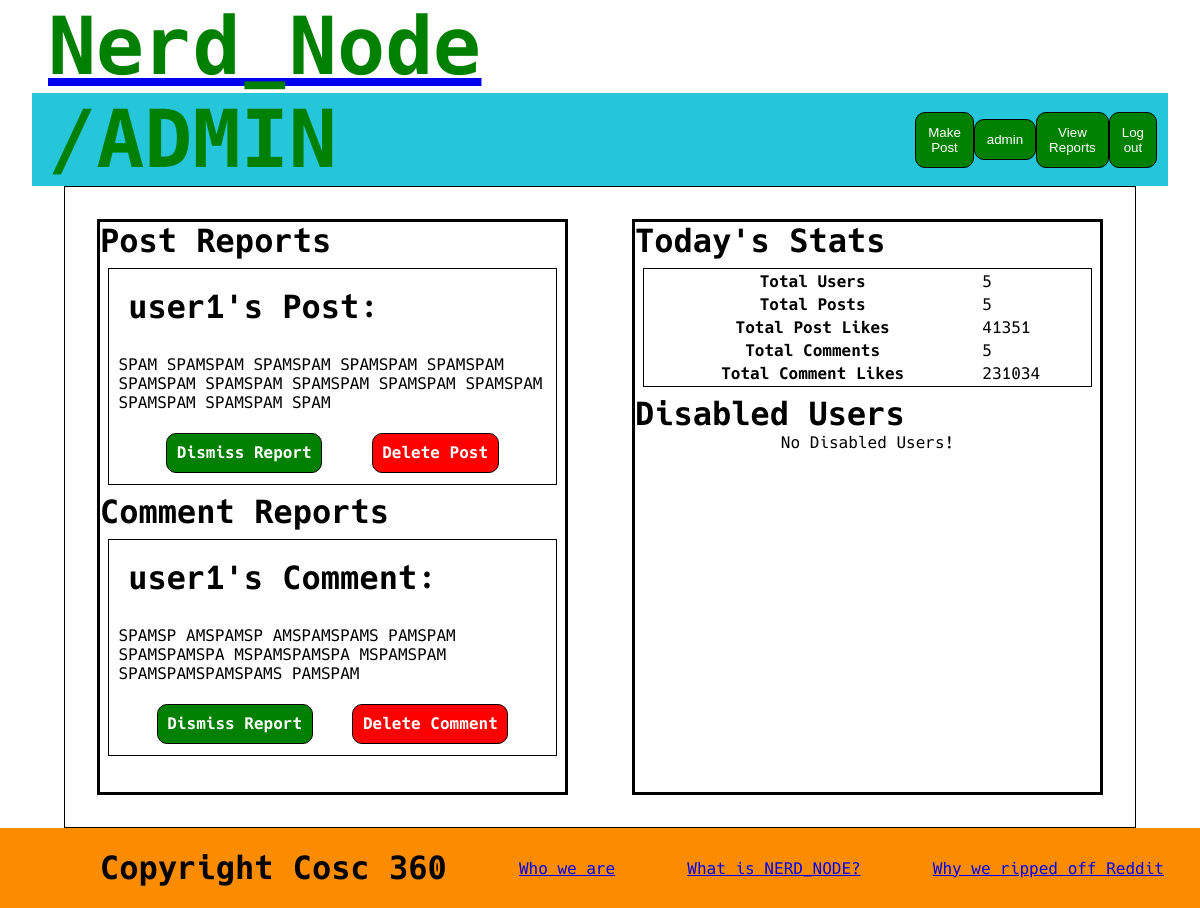
The app's page /admin/index.php (signed in) with its own data.
### tables this page shows
CREATE TABLE post (
	id int AUTO_INCREMENT,
	title varchar(255),
    poster int,
    content TEXT(65535),
    likes int,
    reported boolean,
    sku varchar(255),
    PRIMARY KEY (id),
    FOREIGN KEY (poster) REFERENCES siteUser(id) ON DELETE CASCADE
);

CREATE TABLE siteUser (
	id int AUTO_INCREMENT,
	username varchar(255) UNIQUE,
	password varchar(255),
    email varchar(255) UNIQUE,
    profilePicture varchar(255),
    isAdmin boolean,
    isDisabled boolean,
    PRIMARY KEY (id)
);

CREATE TABLE comment (
	id int AUTO_INCREMENT,
    poster int,
	originalPost int,
    parentComment int,
    likes int,
    reported boolean,
    content TEXT(65535),
    PRIMARY KEY (id),
    FOREIGN KEY (poster) REFERENCES siteUser(id) ON DELETE CASCADE,
    FOREIGN KEY (originalPost) REFERENCES post(id) ON DELETE CASCADE,
    FOREIGN KEY (parentComment) REFERENCES comment(id) ON DELETE CASCADE
);

### src/admin/loadPostReports.php (called while the page is built, shortened)
<?php
$host = DBHOST;
$database = DBNAME;
$user = DBUSER;
$pass = DBPASS;
$connection = mysqli_connect($host, $user,$pass, $database, "3306");
$sql = "SELECT post.id, post.title, siteUser.username, post.sku, post.content
        FROM (post JOIN siteUser ON post.poster = siteUser.id)
        WHERE post.reported = true
        GROUP BY post.id ";
$postReports = array();
if($result = mysqli_query($connection, $sql)) {
    while($row = mysqli_fetch_assoc($result)) {
        array_push($postReports, [
                            'id' => $row['id'],
                            'title' => $row['title'],
                            'author' => $row['username'],
                            'pfp' => $row['profilePicture'],
                            'sku' => $row['sku'],
                            'content' => $row['content'],
                            'likes' => number_format($row['likes']),
                            'commentCount' => $row['comments']
        ]
        );
    }
};
?>

### src/admin/loadCommentReports.php (called while the page is built, shortened)
<?php
$host = DBHOST;
$database = DBNAME;
$user = DBUSER;
$pass = DBPASS;
$connection = mysqli_connect($host, $user,$pass, $database, "3306");
$sql = "SELECT comment.id,  siteUser.username, comment.content
        FROM (comment JOIN siteUser ON comment.poster = siteUser.id)
        WHERE comment.reported = true
        GROUP BY comment.id";
$commentReports = array();
if($result = mysqli_query($connection, $sql)) {
    while($row = mysqli_fetch_assoc($result)) {
        array_push($commentReports, [
            'id' => $row['id'],
            'author' => $row['username'],
            'pfp' => $row['profilePicture'],
            'content' => $row['content'],
        ]
        );
    }
};
?>

### src/admin/loadStats.php (called while the page is built, shortened)
<?php
$host = DBHOST;
$database = DBNAME;
$user = DBUSER;
$pass = DBPASS;
$connection = mysqli_connect($host, $user,$pass, $database, "3306");
$sql = " SELECT *
FROM
(SELECT COUNT(*) AS userCount FROM siteUser) as u
CROSS JOIN
(SELECT COUNT(id) AS postCount, SUM(ABS(likes)) AS postLikeCount FROM post) as p
CROSS JOIN
(SELECT COUNT(id) AS commentCount, SUM(ABS(likes)) AS commentLikeCount FROM comment) as c";
if($result = mysqli_query($connection, $sql)) {
    $row = mysqli_fetch_assoc($result);
    $stats = $row;
};
?>

### src/admin/loadDisabledUsers.php (called while the page is built, shortened)
<?php
$disabledUsers = array();
?>

### src/admin/index.php (the view, shortened to what this page needs)
<?php
include_once "loadCommentReports.php";
include_once "loadPostReports.php";
include_once "loadDisabledUsers.php";
include_once "loadStats.php";
?>
<!DOCTYPE html>
<html lang="en">
    <head>
	    <link rel="stylesheet" href="../public/css/reset.css">
	    <link rel="stylesheet" href="../public/css/home.css">
        <link rel="stylesheet" href="../public/font/hack.css">
    </head>
    <body>
	    <header>
            <?php
            include "../components/headerBar.php";
            ?>
        </header>
        <main>
            <div class="center">
                <div>
                    <h2> Post Reports</h2>
                    <?php
                    if($postReports) {
                        foreach($postReports as $report) {
                            echo "<div class ='adminReport' id='post-".$report['id']."'>
<h2>".$report['author']."'s Post:</h2><p>
                    ".$report['content']."
</p>
<div class='reportBar'>
        <div class='spacer'></div>
        <div class='dis' onclick='dismissPost(".$report['id'].", 5)'> Dismiss Report </div>
        <div class='spacer'></div>
        <div class='del' onclick='deletePost(".$report['id'].", 2)'> Delete Post </div>
        <div class='spacer'></div>
</div>
                        </div>";
                        }
                    } else {
                        echo "<div style='text-align:center; width:100%;font-size: 1em;' >No Current Post Reports!</div>";
                    }
                    ?>
                </div>
                <div>
                    <h2> Comment Reports</h2>
                    <?php
                    if($commentReports){
                        foreach($commentReports as $report) {
                            echo "<div class ='adminReport' id='comment-".$report['id']."'>
<h2>".$report['author']."'s Comment:</h2><p>
                    ".$report['content']."
</p>
<div class='reportBar'>
        <div class='spacer'></div>
        <div class='dis' onclick='dismissComment(".$report['id'].", 5)'> Dismiss Report </div>
        <div class='spacer'></div>
        <div class='del' onclick='deleteComment(".$report['id'].", 2)'> Delete Comment </div>
        <div class='spacer'></div>
</div>
                        </div>";
                        }
                    } else {
                        echo "<div style='text-align:center; width:100%;font-size: 1em;' >No Current Comment Reports!</div>";
                    }
                    ?>
                </div>
            </div>
            <div class="center">
                <h2 class=""> Today's Stats </h2>
                <div class="tab adminReport">
                    <table>
                        <tr><th>Total Users</th>   <td> <?php echo $stats['userCount']; ?></td></tr>
                        <tr><th>Total Posts</th>   <td> <?php echo $stats['postCount']; ?></td></tr>
                        <tr><th>Total Post Likes</th><td> <?php echo $stats['postLikeCount']; ?></td></tr>
                        <tr><th>Total Comments</th>  <td> <?php echo $stats['commentCount']; ?></td></tr>
                        <tr><th>Total Comment Likes</th>   <td> <?php echo $stats['commentLikeCount']; ?></td></tr>
                    </table>
                </div>
                <h2>Disabled Users</h2>
                <?php
                if($disabledUsers){
                    foreach($disabledUsers as $u) {
                        echo "<div class ='adminReport' id='comment-".$u['id']."'>
<h2>".$u['username']."
<img src='".SITEROOT."public/images/profiles/".$u['pfp']."' alt='".$u['username']."\'s profile picture' width='50' height='50' style='float:right;'>
<a href='".SITEROOT."nerd/?username=".$u['username']."'> Visit Page </a>
</h2>";
                        echo"</div>";
                    }
                } else {
                    echo "<div style='text-align:center; width:100%;font-size: 1em;' >No Disabled Users!</div>";
                    }
                ?>
            </div>
	    </main>
        <?php include "../components/footer.php"; ?>
    </body>
</html>

### src/public/css/home.css (style rules this page uses)
html { font-family: "Hack"; }
header { padding: 0em 2em; }
.center { flex: 1; }
.center, .sidebar, .post { border: medium solid black; }
.center, .sidebar { margin: 2em 2em; }
main { display: flex; height:auto; min-height:80vh; margin: 0em 4em; }
h2 { font-size: 2em; }
main { border: 1px solid black; }
.adminReport { width: auto; margin: 0.5em; border: 1px solid black; }
.del { cursor:pointer; background-color: red; color: white; padding: 0.6em; margin: 0.1em; border-radius: 10px; border: 1px solid black; font-weight: bold; }
.reportBar { display: flex; flex-direction: row; align-items: center; justify-content: space-around; padding: 0.6em; }
.dis { cursor:pointer; background-color: green; color: white; padding: 0.6em; margin: 0.1em; border-radius: 10px; border: 1px solid black; font-weight: bold; }
.adminReport p, .adminReport h2 { padding: 0.6em; }
.tab table { width: 100%; }

### records on screen
post: poster.username "user1", content "SPAM SPAMSPAM SPAMSPAM SPAMSPAM SPAMSPAM SPAMSPAM SPAMSPAM SPAMSPAM SPAMSPAM SPAMSPAM SPAMSPAM SPAMSPAM SPAM"
comment: poster.username "user1", content "SPAMSP AMSPAMSP AMSPAMSPAMS PAMSPAM SPAMSPAMSPA MSPAMSPAMSPA MSPAMSPAM SPAMSPAMSPAMSPAMS PAMSPAM"

### other values on screen
$url "/ADMIN"
$_SESSION["sessionUsername"] "admin"
$stats['userCount'] "5"
$stats['postCount'] "5"
$stats['postLikeCount'] "41351"
$stats['commentCount'] "5"
$stats['commentLikeCount'] "231034"
